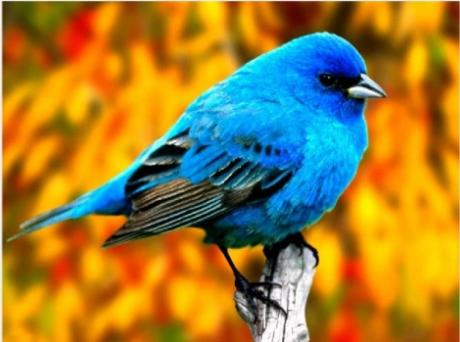
%> input picture as.png, 460 x 342 px
$ octave segmentasii.m   (GNU Octave 9; MATLAB toolbox functions it lacks are replaced by stand-ins)
%> lines starting %> are read from the running program, lines starting %| are printed output that depends on the picture; in (x1, y1, x2, y2) boxes, pixels count from 0 and x2, y2 are one past the last pixel; in counts of white or black regions, pixels touching at a corner belong together; the program's own positions count from 1
clc; clear; close all; warning off all;

% Membaca citra asli
Img = imread('as.png');
%> Img is the input picture: size 342x460x3 uint8; mean R, G, B 157, 124.7, 50.9

% Melakukan transformasi ruang warna citra yang semula RGB menjadi HSV
HSV = rgb2hsv(Img);
%> HSV: size 342x460x3 double; mean H, S, V 0.215, 0.897, 0.755

% Melakukan segmentasi terhadap warna biru (nilai Hue 100-250)
H = HSV(:,:,1);
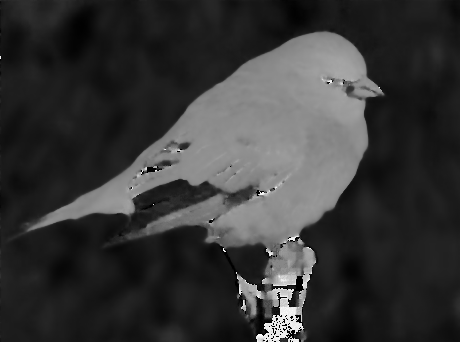
%> H: size 342x460 double; min 0, max 0.988, mean 0.215
range = [100 250]/360;
mask = (H>range(1)) & (H<range(2));
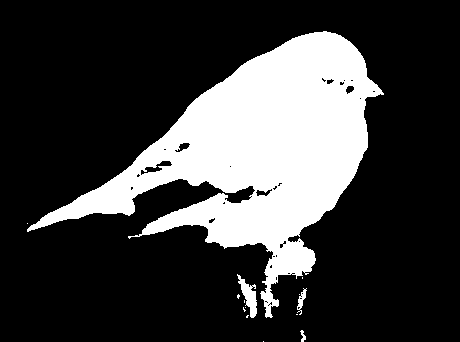
%> mask: size 342x460 logical; 23.7% white; 14 white regions (10 under 20 px), largest, box (x1, y1, x2, y2) and area: (27, 31, 384, 318) 36780, (237, 274, 257, 318) 375, (297, 288, 307, 315) 107, (300, 330, 306, 342) 38

% 1. Mengubah warna background menjadi grayscale
H = HSV(:,:,1);
S = HSV(:,:,2);
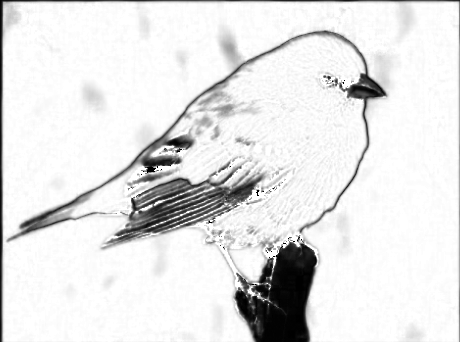
%> S: size 342x460 double; min 0, max 1, mean 0.897
V = HSV(:,:,3);
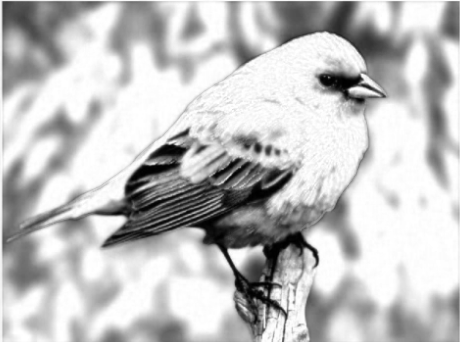
%> V: size 342x460 double; min 0, max 1, mean 0.755

V = V.*mask;
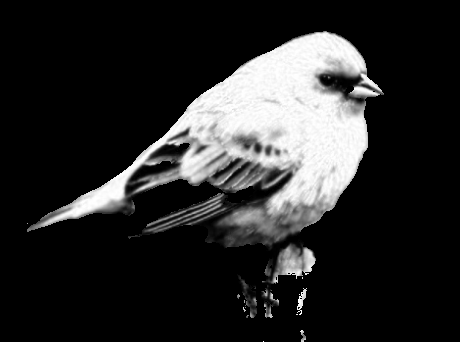
%> V: size 342x460 double; min 0, max 1, mean 0.163
HSV1 = cat(3,H,S,V);
%> HSV1: size 342x460x3 double; mean H, S, V 0.215, 0.897, 0.163

RGB1 = hsv2rgb(HSV1);
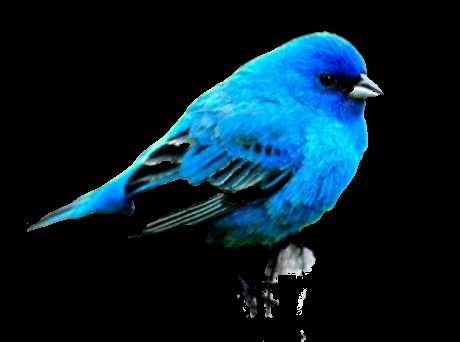
%> RGB1: size 342x460x3 double; mean R, G, B 0.024, 0.115, 0.162


subplot(1,4,1),imshow(Img), title ('Citra asli');
subplot(1,4,2),imshow(im2uint8(HSV)), title ('Citra HSV');
%> after `imshow(im2uint8(HSV))`:
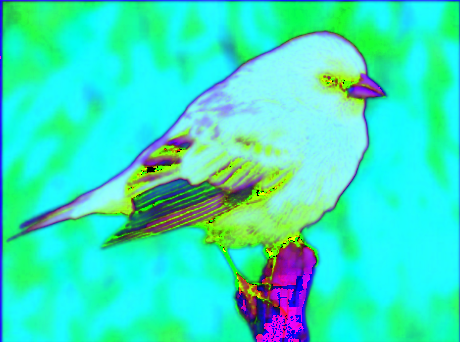
%> displayed picture: size 342x460x3, on the screen's scale of 0 to 255; mean R, G, B 54.7, 228.7, 192.6
subplot(1,4,3),imshow(im2uint8(mask)), title ('Citra MASK');
subplot(1,4,4),imshow(im2uint8(RGB1)), title ('Citra Hasil');
